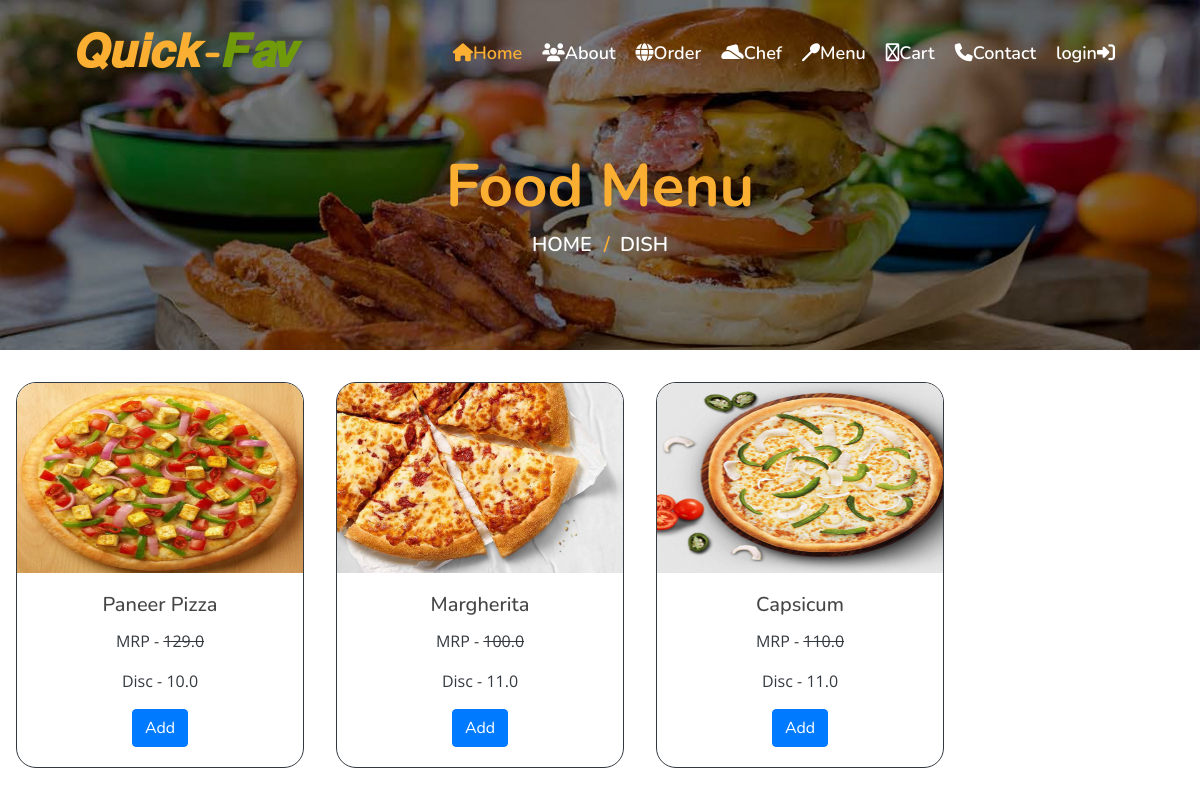
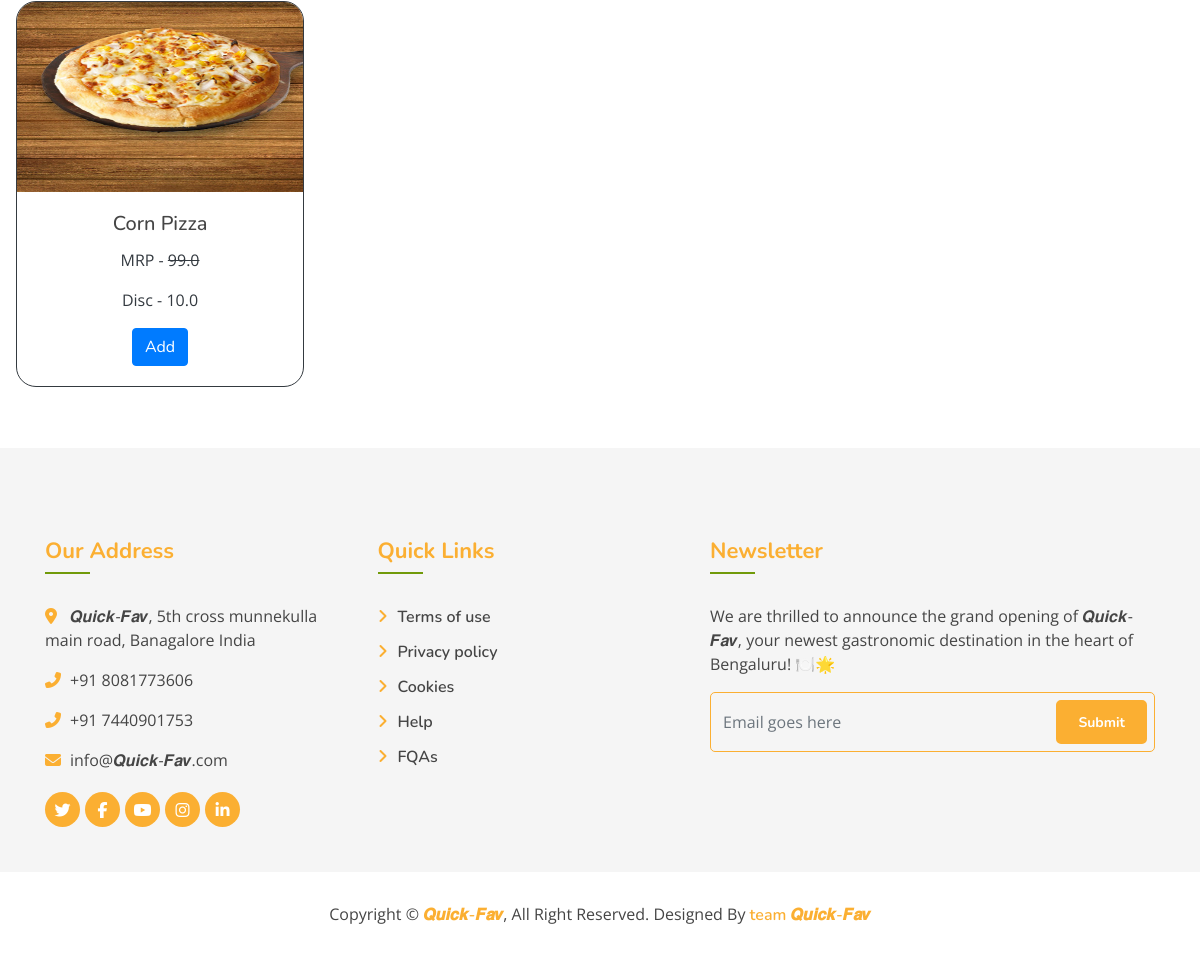
The page /dish/1 on the database its author committed (2 pictures, top to bottom).
### app/models.py (models this page shows, shortened)
class Dish(models.Model):
    name = models.CharField(max_length=200,unique=True)
    image = models.ImageField(upload_to="dishes")
    ingredients = models.TextField()
    details = models.TextField(blank=True)
    category = models.ForeignKey(Category, on_delete=models.CASCADE)
    price = models.FloatField()
    discount_price = models.FloatField(blank=True)
    is_available = models.BooleanField(default=True)
    added_on = models.DateTimeField(auto_now_add=True)
    updated_on = models.DateTimeField(auto_now=True)
    class Meta:
        verbose_name_plural = 'Dish Table'

### app/views.py (the view)
# urls.py: path('dish/<int:id>',dish,name='dish'),
def dish(request,id):
    c=Category.objects.get(pk=id)
    d=Dish.objects.filter(category=c)
    return render(request,'dish.html',{'dish':d})

### templates/dish.html
{% extends "base.html" %}
{% load static %}
{% block content %}
<div class="page-header mb-0">
    <div class="container">
        <div class="row">
            <div class="col-12">
                <h2>Food Menu</h2>
            </div>
            <div class="col-12">
                <a href="">Home</a>
                <a href="">Dish</a>
            </div>
        </div>
    </div>
</div>
<section class="menu-food mt-3 d-flex justify-content-start flex-wrap">
    {% for d in dish %}
    <div class="card border border-dark overflow-hidden " style="width: 18rem; margin:1rem; border-radius:20px;">
        <img class="card-img-top" width="286" height="190" src="{{d.image.url}}" alt="Card image cap">
        <div class="card-body">
          <h5 class="card-title text-center">{{d.name}}</h5>
          <p class="card-text text-dark text-center">MRP - <s>{{d.price}}</s></p>
          <p class="card-text text-dark text-center">Disc - {{d.discount_price}}  </p>
          <div class="d-flex justify-content-center">
            {% if d.is_available %}
            <a href="{% url 'cart' d.id %}" class="btn btn-primary">Add</a>
            {% else %}
            <a href="#" class="btn btn-danger">Not available</a>
            {% endif %}
        </div>
        </div>
      </div>
    {% endfor %}
</section>
{% endblock content %}

### static/css/style.css (style rules this page uses)
body { color: #757575; background: #ffffff; font-family: 'open sans', sans-serif; }
h1, h2, h3, h4, h5, h6 { color: #454545; font-family: 'Nunito', sans-serif; }
a { font-family: 'Nunito', sans-serif; font-weight: 600; color: #fbaf32; transition: .3s; }
.page-header { position: relative; margin-bottom: 45px; padding: 150px 0 90px 0; text-align: center; background: linear-gradient(rgba(0, 0, 0, .5), rgba(0, 0, 0, .5)), url(../img/page-header.jpg); background-position: center; background-repeat: no-repeat; background-size: cover; }
.page-header h2 { position: relative; color: #fbaf32; font-size: 60px; font-weight: 700; }
.page-header a { position: relative; padding: 0 12px; font-size: 20px; text-transform: uppercase; color: #ffffff; }
.page-header a::after { position: absolute; content: "/"; width: 8px; height: 8px; top: -1px; right: -7px; text-align: center; color: #fbaf32; }
.page-header a:last-child::after { display: none; }

### rows shown on the page
Dish: image (picture), name "Paneer Pizza", price "129.0", discount_price "10.0", is_available "Add"
Dish: image (picture), name "Margherita", price "100.0", discount_price "11.0", is_available "Add"
Dish: image (picture), name "Capsicum", price "110.0", discount_price "11.0", is_available "Add"
Dish: image (picture), name "Corn Pizza", price "99.0", discount_price "10.0", is_available "Add"
